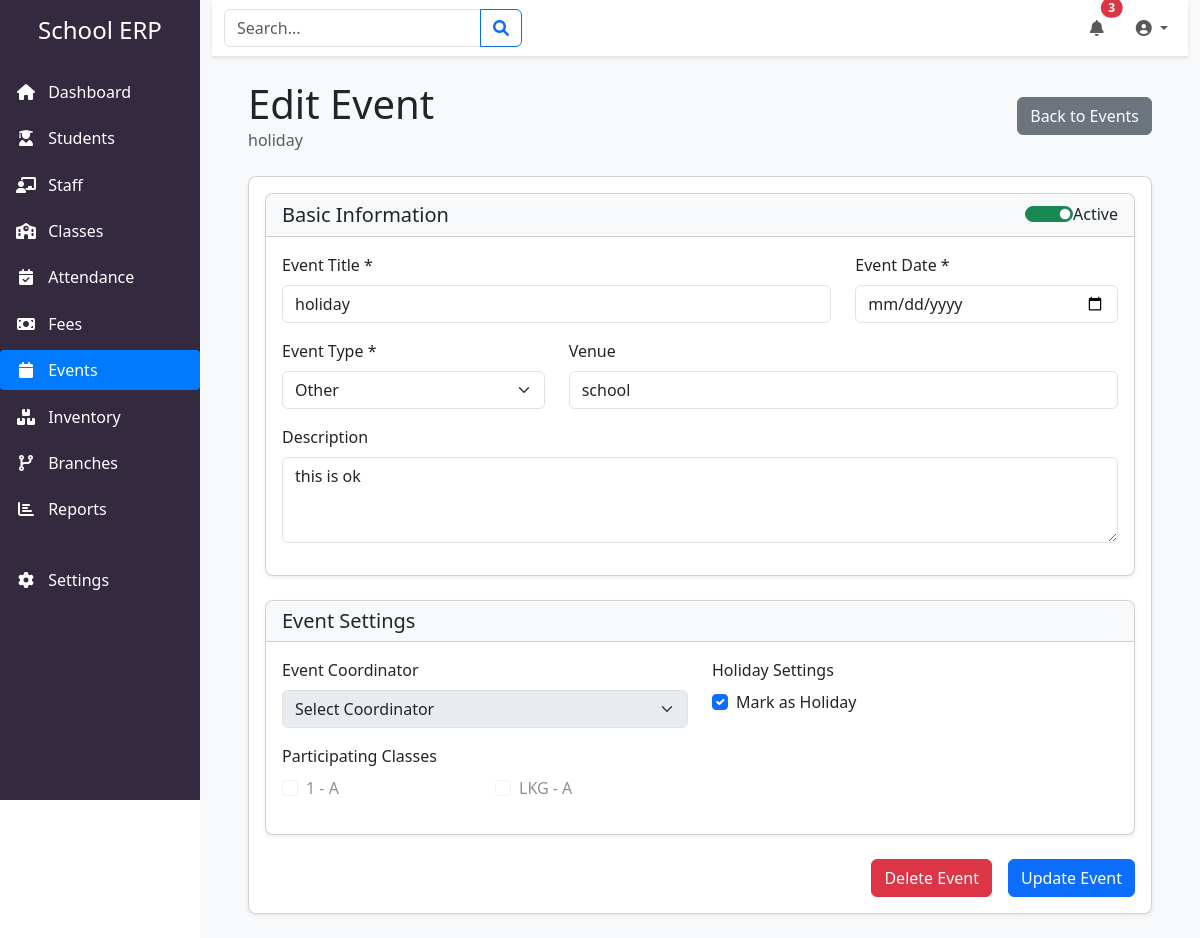
/events/1/edit, run on the app's committed database.
### app/models/models.py (models this page shows, shortened)
class TimestampMixin:
    created_at = db.Column(db.DateTime, default=datetime.utcnow)
    updated_at = db.Column(db.DateTime, default=datetime.utcnow, onupdate=datetime.utcnow)

class SchoolEvent(db.Model, TimestampMixin):
    __tablename__ = 'school_event'
    id = db.Column(db.Integer, primary_key=True)
    title = db.Column(db.String(100), nullable=False)
    description = db.Column(db.Text)
    date = db.Column(db.Date, nullable=False)
    event_type = db.Column(db.Enum('ACADEMIC', 'CULTURAL', 'SPORTS', 'EXAM', 'OTHER',
                                 name='event_types'), nullable=False)
    venue = db.Column(db.String(100))
    coordinator_id = db.Column(db.Integer, db.ForeignKey('staff.id'))
    is_holiday = db.Column(db.Boolean, default=False)
    participants = db.Column(db.String(255))  # Store as comma-separated class IDs
    is_active = db.Column(db.Boolean, default=True)
    coordinator = db.relationship('Staff', backref='coordinated_events')
    @property
    def participating_classes(self):
        if not self.participants:
            return []
        return [int(id) for id in self.participants.split(',')]

class Class(db.Model):
    __tablename__ = 'class'
    id = db.Column(db.Integer, primary_key=True)
    name = db.Column(db.String(50), nullable=False)
    section = db.Column(db.String(10), nullable=False)
    academic_year = db.Column(db.Integer, nullable=False)
    primary_teacher_id = db.Column(db.Integer, db.ForeignKey('staff.id'))
    capacity = db.Column(db.Integer, default=30)
    is_active = db.Column(db.Boolean, default=True)
    students = db.relationship('Student', backref='class_group', lazy=True)
    primary_teacher = db.relationship('Staff', backref='primary_class', foreign_keys=[primary_teacher_id])
    subjects = db.relationship('Subject', backref='class_group', lazy=True)
    __table_args__ = (
        db.UniqueConstraint('name', 'section', 'academic_year', name='unique_class_section'),
    )

### app/routes/events.py (the view, shortened to what this page needs)
@bp.route('/<int:event_id>/edit', methods=['GET', 'POST'])
def edit_event(event_id):
    event = SchoolEvent.query.get_or_404(event_id)
    staff = Staff.query.filter_by(is_active=True).order_by(Staff.first_name).all()
    classes = Class.query.filter_by(is_active=True).all()
    today = datetime.now().strftime('%Y-%m-%d')
    return render_template('events/edit.html',
                         event=event,
                         staff=staff,
                         classes=classes,
                         today = today)

### app/templates/events/edit.html (shortened to what this page needs)
{% extends "base.html" %}
{% block content %}
<div class="container">
    <div class="d-flex justify-content-between align-items-center mb-4">
        <div>
            <h1 class="mb-0">Edit Event</h1>
            <div class="text-muted">{{ event.title }}</div>
        </div>
        <div class="btn-group">
            <a href="{{ url_for('events.list_events') }}" class="btn btn-secondary">
                 Back to Events
            </a>
        </div>
    </div>
    <div class="card">
        <div class="card-body">
            <form method="POST" class="needs-validation" novalidate>
                <div class="card mb-4">
                    <div class="card-header">
                        <div class="d-flex justify-content-between align-items-center">
                            <h5 class="card-title mb-0">Basic Information</h5>
                            <div class="form-check form-switch">
                                <input class="form-check-input" type="checkbox" id="is_active"
                                       name="is_active" {% if event.is_active %}checked{% endif %}>
                                <label class="form-check-label" for="is_active">Active</label>
                            </div>
                        </div>
                    </div>
                    <div class="card-body">
                        <div class="row mb-3">
                            <div class="col-md-8">
                                <label for="title" class="form-label">Event Title *</label>
                                <input type="text" class="form-control" id="title" name="title"
                                       required maxlength="100" value="{{ event.title }}">
                            </div>
                            <div class="col-md-4">
                                <label for="date" class="form-label">Event Date *</label>
                                <input type="date" class="form-control" id="date" name="date"
                                       required value="{{ event.date|date }}">
                            </div>
                        </div>
                        <div class="row mb-3">
                            <div class="col-md-4">
                                <label for="event_type" class="form-label">Event Type *</label>
                                <select class="form-select" id="event_type" name="event_type" required>
                                    {% for type in ['ACADEMIC', 'CULTURAL', 'SPORTS', 'EXAM', 'OTHER'] %}
                                    <option value="{{ type }}" {% if event.event_type == type %}selected{% endif %}>
                                        {{ type|title }}
                                    </option>
                                    {% endfor %}
                                </select>
                            </div>
                            <div class="col-md-8">
                                <label for="venue" class="form-label">Venue</label>
                                <input type="text" class="form-control" id="venue" name="venue"
                                       maxlength="100" value="{{ event.venue or '' }}">
                            </div>
                        </div>
                        <div class="mb-3">
                            <label for="description" class="form-label">Description</label>
                            <textarea class="form-control" id="description" name="description"
                                      rows="3">{{ event.description or '' }}</textarea>
                        </div>
                    </div>
                </div>
                <div class="card mb-4">
                    <div class="card-header">
                        <h5 class="card-title mb-0">Event Settings</h5>
                    </div>
                    <div class="card-body">
                        <div class="row mb-3">
                            <div class="col-md-6">
                                <label for="coordinator_id" class="form-label">Event Coordinator</label>
                                <select class="form-select" id="coordinator_id" name="coordinator_id"
                                        {% if event.is_holiday %}disabled{% endif %}>
                                    <option value="">Select Coordinator</option>
                                </select>
                            </div>
                            <div class="col-md-6">
                                <label class="form-label d-block">Holiday Settings</label>
                                <div class="form-check">
                                    <input class="form-check-input" type="checkbox" id="is_holiday"
                                           name="is_holiday" {% if event.is_holiday %}checked{% endif %}>
                                    <label class="form-check-label" for="is_holiday">
                                        Mark as Holiday
                                    </label>
                                </div>
                            </div>
                        </div>
                        <div class="mb-3">
                            <label class="form-label">Participating Classes</label>
                            <div class="row g-3">
                                {% for class in classes %}
                                <div class="col-md-3">
                                    <div class="form-check">
                                        <input class="form-check-input" type="checkbox"
                                               name="participants" value="{{ class.id }}"
                                               id="class_{{ class.id }}"
                                               {% if event.is_holiday %}disabled{% endif %}>
                                        <label class="form-check-label" for="class_{{ class.id }}">
                                            {{ class.name }} - {{ class.section }}
                                        </label>
                                    </div>
                                </div>
                                {% endfor %}
                            </div>
                        </div>
                    </div>
                </div>
                <div class="d-grid gap-2 d-md-flex justify-content-md-end">
                    <button type="button" class="btn btn-danger me-md-2"
                            onclick="confirmDelete()">Delete Event</button>
                    <button type="submit" class="btn btn-primary">Update Event</button>
                </div>
            </form>
        </div>
    </div>
</div>
{% endblock %}

### app/templates/events/edit.html (style rules this page uses)
.form-label { font-weight: 500; }
.card-header { background-color: #f8f9fa; }
.form-check-input:checked { background-color: #0d6efd; border-color: #0d6efd; }
.card { border-radius: 0.5rem; box-shadow: 0 0.125rem 0.25rem rgba(0, 0, 0, 0.075); }
.card-header { border-top-left-radius: 0.5rem !important; border-top-right-radius: 0.5rem !important; }
.form-switch .form-check-input { width: 3em; }
.form-switch .form-check-input:checked { background-color: #198754; border-color: #198754; }

### app/templates/base.html (style rules this page uses)
:root { --sidebar-bg: #342a40; --sidebar-hover: rgba(255,255,255,0.1); --active-link: #007bff; --content-bg: #f8f9fa; }

### data on the page
SchoolEvent: title "holiday", is_active "☑", event_type "Other", venue "school", description "this is ok", is_holiday "☑"
Class: name "1", section "A"
Class: name "LKG", section "A"
